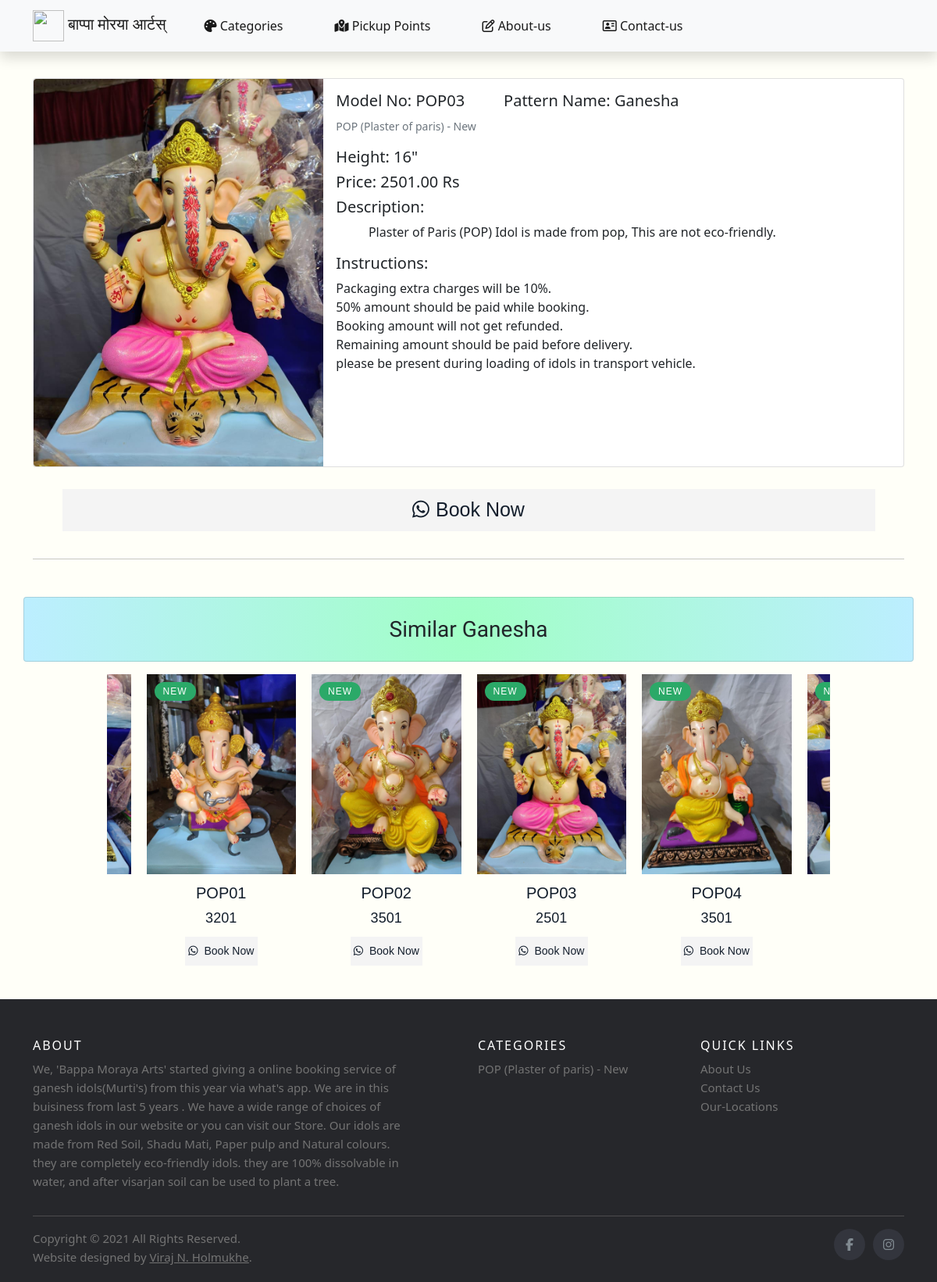
Before: /view_idol/83 with the older database file.
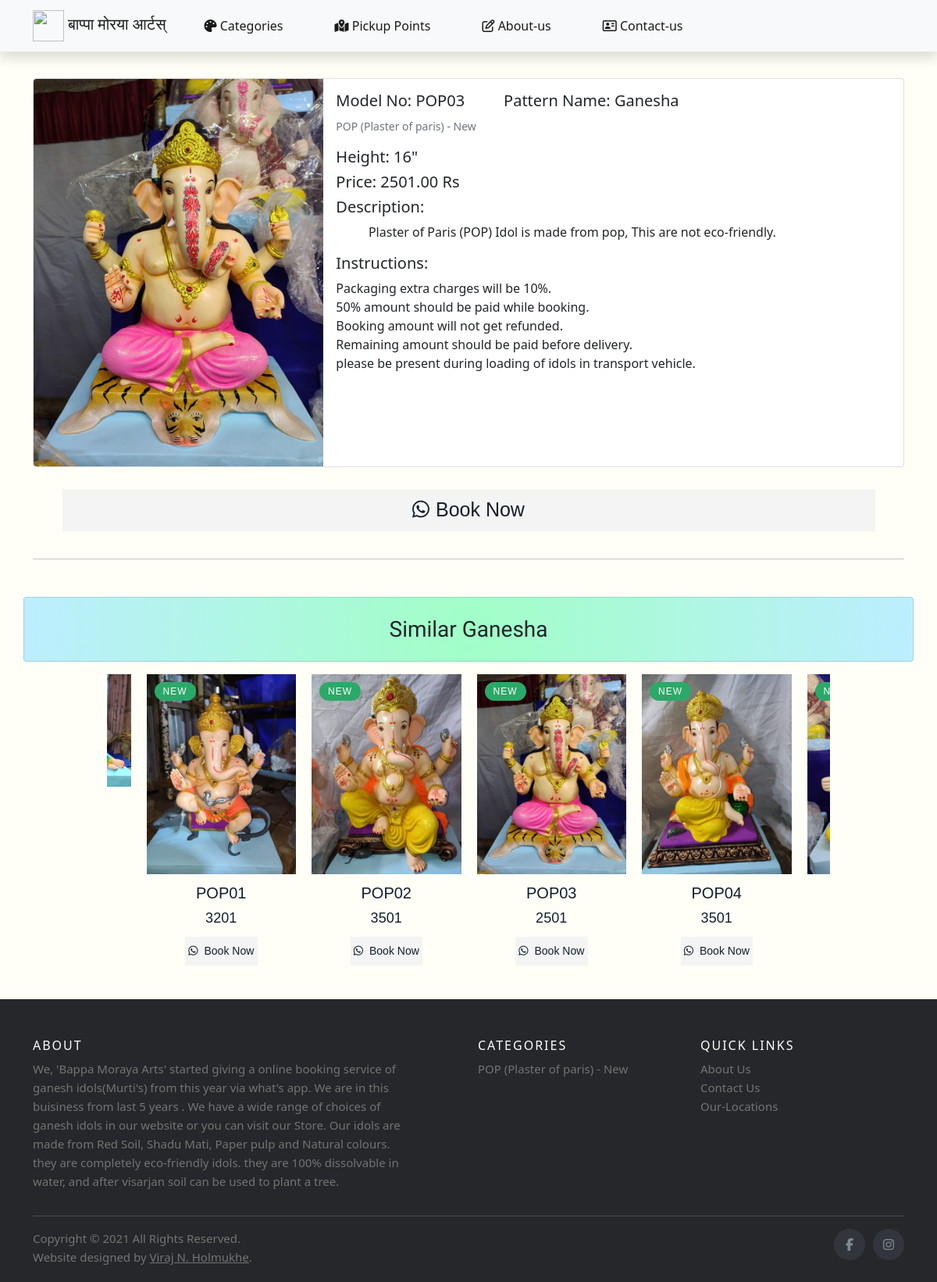
After: the same page with the newer database file.
### AdminApp/models.py (models this page shows, shortened)
class Idol(models.Model):
    model_no = models.CharField(max_length=20)
    model_name = models.CharField(max_length=20,blank=True)
    height = models.CharField(max_length=20)
    featured = models.CharField(max_length=20,blank=True)
    price = models.CharField(max_length=100,blank=True)
    image1 = models.ImageField(upload_to="Images1")
    image2 = models.ImageField(upload_to="Images2",blank=True)
    image3 = models.ImageField(upload_to="Images3",blank=True)
    category = models.ForeignKey(Categories,on_delete=models.CASCADE)
    class Meta:
        db_table="Idols"

class Categories(models.Model):
    name = CharField(max_length=100)
    description = TextField(max_length=1000,blank=True)
    description_min = TextField(max_length=1000,blank=True)
    image = models.ImageField(upload_to="Images0",blank=True,default=0)
    class Meta:
        db_table = "Types_of_idols"\

### UserApp/views.py (the view)
# urls.py: path('view_idol/<pid>',views.showIdol),
def showIdol(request,pid):
    cats = Categories.objects.filter(id=6)
    idol = Idol.objects.get(id=pid)
    cat_id = idol.category_id
    idols = Idol.objects.filter(category_id=cat_id)
    return render(request,"UserApp/view_idol.html",{"idols":idols,"idol":idol,"cats":cats})

### templates/UserApp/view_idol.html (shortened to what this page needs)
{% extends 'UserApp/index.html' %}
{% load static %}
{% block Content %}
<link rel="stylesheet" type="text/css" href="{% static 'css/showidol.css' %}">
<link rel="stylesheet" href="https://cdnjs.cloudflare.com/ajax/libs/OwlCarousel2/2.3.4/assets/owl.carousel.min.css">
<div class="container">
    <div class="card mb-3">
        <div class="row g-0">
          <div class="col-md-4">
            <img src="{{idol.image1.url}}" class="img-fluid rounded-start" alt="#">
          </div>
          <div class="col-md-8">
            <div class="card-body">
                <div class="name" style="display: flex;">
                    <h5 class="card-title" style="margin-right: 50px;">Model No: {{idol.model_no}}</h5>
                    <h5 class="card-title">Pattern Name: {{idol.model_name}}</h5>
                </div>
                <p class="card-text"><small class="text-muted">{{idol.category.name}}</small></p>
                <h5 class="card-text">Height: {{idol.height}}</h5>
                <h5 class="card-text">Price: {{idol.price}}.00 Rs</h5>
                <h5 class="card-text">Description: </h5>
                <p class="card-text">&nbsp; &nbsp; &nbsp; &nbsp; &nbsp; {{idol.category.description}}</p>
                <h5 class="card-text">Instructions: </h5>
                <p class="card-text">Packaging extra charges will be 10%.<br>50% amount should be paid while booking.<br>Booking amount will not get refunded.<br>Remaining amount should be paid before delivery.<br>please be present during loading of idols in transport vehicle.</p>
            </div>
          </div>
        </div>
    </div>
    <div class="row" style="text-align: center;">
        <div class="product-grid">
            <div class="product-content">
                <div class="product-button-group">
                    <a class="add-to-cart" style="font-size: 25px;" href="https://wa.me/%2B917798589100?text=Hi.%20I'm%20interested%20in%20this%20Ganesh%20Murti%20--%20Model%20No:%20{{idol.model_no}}%20--Link:%20www.bappamorayaarts.com/view_idol/{{idol.id}}" target="_blank" rel="noopener"><i class="fa fa-whatsapp"></i>Book Now</a>
                </div>
            </div>
        </div>
    </div>
    <hr>
</div>
<div class="container card mt-5 mb-3 heading_bar">
    <div class="container-fluid" style="display: flex; justify-content: space-evenly;">
      <h3 class="mt-4 mb-4" style="text-align: center;">Similar Ganesha</h3>
    </div>
</div>
<div class="container">
    <div class="row">
        <div class="col-md-1">
        </div>
        <div class="col-md-10">
            <div class="owl-carousel owl-theme">
                {% for idols in idols %}
                <div class="product-grid">
                    <div class="product-image">
                        <a href="/view_idol/{{idols.id}}" class="image">
                            <img class="pic-1" src="{{idols.image1.url}}">
                        </a>
                        <span class="product-sale-label">NEW</span>
                    </div>
                    <div class="product-content">
                        <h3 class="title">{{idols.model_no}}</h3>
                        <div class="price">{{idols.price}}</div>
                        <div class="product-button-group">
                            <a class="add-to-cart" href="https://wa.me/%2B917798589100?text=Hi.%20I'm%20interested%20in%20this%20Ganesh%20Murti%20--%20Model%20No:%20{{idol.model_no}}%20--Link:%20www.bappamorayaarts.com/view_idol/{{idol.id}}" target="_blank" rel="noopener"><i class="fa fa-whatsapp"></i>Book Now</a>
                        </div>
                    </div>
                </div>
                {% endfor %}
            </div>
        </div>
        <div class="col-md-1">
        </div>
    </div>
</div>
{% endblock %}

### templates/UserApp/index.html (shortened to what this page needs)
{% load static %}
<!DOCTYPE html>
<html lang="en">
<head>
    <link href="https://cdn.jsdelivr.net/npm/bootstrap@5.1.0/dist/css/bootstrap.min.css" rel="stylesheet">
    <link rel="stylesheet" type="text/css" href="{% static 'css/index.css' %}">
</head>
<body>
<div class="container">
<nav class="navbar navbar-expand-lg fixed-top navbar-dark">
    <div class="container">
      <a class="navbar-brand" style="font-family: 'Amita', cursive; " href="/"><img src="{% static 'Images/bmalogo_wos.png' %}" alt="" height="40" width="40"> बाप्पा मोरया आर्टस्</a>
      <div class="collapse navbar-collapse" id="navbarTogglerDemo03">
        <ul class="navbar-nav me-auto mb-2 mb-lg-0 ">
          <li class="nav-item">
            <a class="nav-link active" href="/#categories"><i class="fas fa-palette"></i> Categories</a>
          </li>
          <li class="nav-item">
            <a class="nav-link active " href="/#locations"><i class="fas fa-map-marked-alt"></i> Pickup Points</a>
          </li>
          <li class="nav-item">
            <a class="nav-link active" href="/#about_us"><i class="far fa-edit"></i> About-us</a>
          </li>
          <li class="nav-item">
            <a class="nav-link active" href="/#conatact_us"><i class="far fa-address-card"></i> Contact-us</a>
          </li>
        </ul>
      </div>
    </div>
</nav>
</div>
{% block Content %}
{% endblock %}
<footer class="site-footer">
  <div class="container">
    <div class="row">
      <div class="col-sm-12 col-md-6" >
        <h6>About</h6>
          <p class="text-justify" style="padding-right: 60px;">    We, 'Bappa Moraya Arts' started giving a online booking service of ganesh idols(Murti's)  from this year via what's app. We are in this buisiness from last 5 years .
          We have a wide range of choices of ganesh idols in our website or you can visit our Store.
          Our idols are made from Red Soil, Shadu Mati, Paper pulp and Natural colours. they are completely eco-friendly idols. they are 100% dissolvable in water, and after visarjan soil can be used to plant a tree.</p>
      </div>
      <div class="col-xs-6 col-md-3">
        <h6>Categories</h6>
        <ul class="footer-links">
          {% for cat in cats %}
          <li><a href="/categories_list/{{cat.id}}">{{cat.name}}</a></li>
          {% endfor %}
        </ul>
      </div>
      <div class="col-xs-6 col-md-3">
        <h6>Quick Links</h6>
        <ul class="footer-links">
          <li><a href="/#about_us">About Us</a></li>
          <li><a href="/#conatact_us">Contact Us</a></li>
          <li><a href="/#locations">Our-Locations</a></li>
        </ul>
      </div>
    </div>
    <hr>
  </div>
  <div class="container">
    <div class="row">
      <div class="col-md-8 col-sm-6 col-xs-12">
        <p class="copyright-text">Copyright &copy; 2021 All Rights Reserved.</p>
        <p class="copyright-text" >Website designed by
          <a href="https://virajholmukhe.pythonanywhere.com/" target="_blank" style="text-decoration: underline;" >Viraj N. Holmukhe</a>.
        </p>
      </div>
      <div class="col-md-4 col-sm-6 col-xs-12">
        <ul class="social-icons">
          <li><a class="facebook" href="https://www.facebook.com/watch/ashishpote9100/" target="_blank"><i class="fa fa-facebook"></i></a></li>
          <li><a class="twitter" href="https://www.instagram.com/bappamorayaarts/" target="_blank"><i class="fa fa-instagram"></i></a></li>
        </ul>
      </div>
    </div>
  </div>
</footer>
</body>
</html>

Changed rows visible on the page:
no longer on this page (row unchanged): Idol: image1 (picture)
added Idol: image1 (picture)
